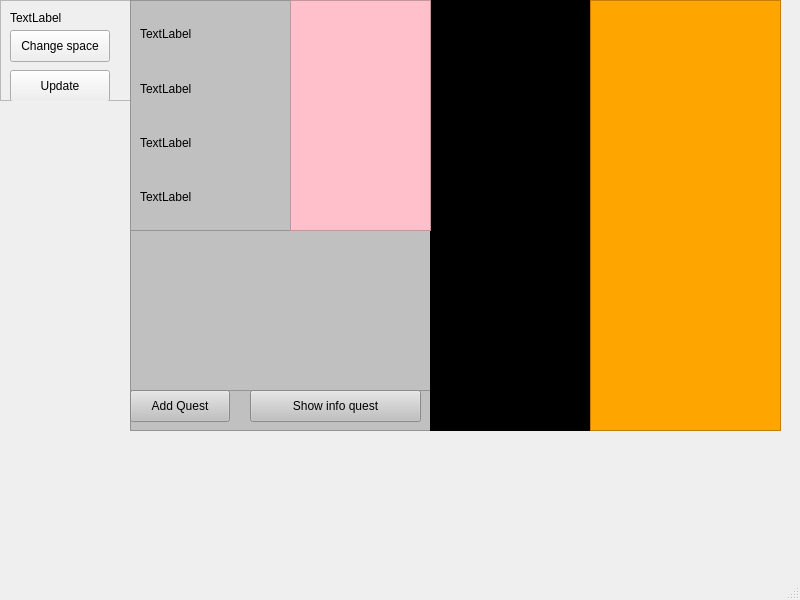
<?xml version="1.0" encoding="UTF-8"?>
<ui version="4.0">
 <class>MainWindow</class>
 <widget class="QMainWindow" name="MainWindow">
  <property name="geometry">
   <rect>
    <x>0</x>
    <y>0</y>
    <width>800</width>
    <height>600</height>
   </rect>
  </property>
  <property name="windowTitle">
   <string>MainWindow</string>
  </property>
  <widget class="QWidget" name="centralwidget">
   <widget class="QFrame" name="frame">
    <property name="geometry">
     <rect>
      <x>0</x>
      <y>0</y>
      <width>141</width>
      <height>101</height>
     </rect>
    </property>
    <property name="frameShape">
     <enum>QFrame::StyledPanel</enum>
    </property>
    <property name="frameShadow">
     <enum>QFrame::Raised</enum>
    </property>
    <widget class="QLabel" name="info">
     <property name="geometry">
      <rect>
       <x>10</x>
       <y>10</y>
       <width>58</width>
       <height>16</height>
      </rect>
     </property>
     <property name="text">
      <string>TextLabel</string>
     </property>
    </widget>
    <widget class="QPushButton" name="change_space">
     <property name="geometry">
      <rect>
       <x>10</x>
       <y>30</y>
       <width>100</width>
       <height>32</height>
      </rect>
     </property>
     <property name="text">
      <string>Change space</string>
     </property>
    </widget>
    <widget class="QPushButton" name="button_update">
     <property name="geometry">
      <rect>
       <x>10</x>
       <y>70</y>
       <width>100</width>
       <height>32</height>
      </rect>
     </property>
     <property name="text">
      <string>Update</string>
     </property>
    </widget>
   </widget>
   <widget class="QStackedWidget" name="spaces">
    <property name="geometry">
     <rect>
      <x>130</x>
      <y>0</y>
      <width>651</width>
      <height>431</height>
     </rect>
    </property>
    <property name="styleSheet">
     <string notr="true">background-color:silver;</string>
    </property>
    <widget class="QWidget" name="RPG_space">
     <widget class="QFrame" name="infoCharacter">
      <property name="geometry">
       <rect>
        <x>0</x>
        <y>0</y>
        <width>161</width>
        <height>231</height>
       </rect>
      </property>
      <property name="frameShape">
       <enum>QFrame::StyledPanel</enum>
      </property>
      <property name="frameShadow">
       <enum>QFrame::Raised</enum>
      </property>
      <layout class="QGridLayout" name="gridLayout">
       <item row="0" column="0">
        <widget class="QLabel" name="HealthLabel">
         <property name="styleSheet">
          <string notr="true">color:black;</string>
         </property>
         <property name="text">
          <string>TextLabel</string>
         </property>
        </widget>
       </item>
       <item row="1" column="0">
        <widget class="QLabel" name="ManaLabel">
         <property name="styleSheet">
          <string notr="true">color:black;
</string>
         </property>
         <property name="text">
          <string>TextLabel</string>
         </property>
        </widget>
       </item>
       <item row="2" column="0">
        <widget class="QLabel" name="LevelLabel">
         <property name="styleSheet">
          <string notr="true">color:black;</string>
         </property>
         <property name="text">
          <string>TextLabel</string>
         </property>
        </widget>
       </item>
       <item row="3" column="0">
        <widget class="QLabel" name="ExperienceLabel">
         <property name="styleSheet">
          <string notr="true">color:black;</string>
         </property>
         <property name="text">
          <string>TextLabel</string>
         </property>
        </widget>
       </item>
      </layout>
     </widget>
     <widget class="QFrame" name="frame_3">
      <property name="geometry">
       <rect>
        <x>0</x>
        <y>230</y>
        <width>301</width>
        <height>201</height>
       </rect>
      </property>
      <property name="frameShape">
       <enum>QFrame::StyledPanel</enum>
      </property>
      <property name="frameShadow">
       <enum>QFrame::Raised</enum>
      </property>
      <widget class="QListWidget" name="QuestList">
       <property name="geometry">
        <rect>
         <x>0</x>
         <y>0</y>
         <width>301</width>
         <height>161</height>
        </rect>
       </property>
      </widget>
      <widget class="QPushButton" name="AddingQuest">
       <property name="geometry">
        <rect>
         <x>0</x>
         <y>160</y>
         <width>100</width>
         <height>32</height>
        </rect>
       </property>
       <property name="styleSheet">
        <string notr="true">color:black;</string>
       </property>
       <property name="text">
        <string>Add Quest</string>
       </property>
      </widget>
      <widget class="QPushButton" name="InfoQuest">
       <property name="geometry">
        <rect>
         <x>120</x>
         <y>160</y>
         <width>171</width>
         <height>32</height>
        </rect>
       </property>
       <property name="styleSheet">
        <string notr="true">color:black;</string>
       </property>
       <property name="text">
        <string>Show info quest</string>
       </property>
      </widget>
     </widget>
     <widget class="QFrame" name="active_item">
      <property name="geometry">
       <rect>
        <x>300</x>
        <y>0</y>
        <width>161</width>
        <height>431</height>
       </rect>
      </property>
      <property name="styleSheet">
       <string notr="true">background-color:black;</string>
      </property>
      <property name="frameShape">
       <enum>QFrame::StyledPanel</enum>
      </property>
      <property name="frameShadow">
       <enum>QFrame::Raised</enum>
      </property>
     </widget>
     <widget class="QFrame" name="inventory_items">
      <property name="geometry">
       <rect>
        <x>460</x>
        <y>0</y>
        <width>191</width>
        <height>431</height>
       </rect>
      </property>
      <property name="styleSheet">
       <string notr="true">background-color:orange;</string>
      </property>
      <property name="frameShape">
       <enum>QFrame::StyledPanel</enum>
      </property>
      <property name="frameShadow">
       <enum>QFrame::Raised</enum>
      </property>
     </widget>
     <widget class="QFrame" name="character_img">
      <property name="geometry">
       <rect>
        <x>160</x>
        <y>0</y>
        <width>141</width>
        <height>231</height>
       </rect>
      </property>
      <property name="styleSheet">
       <string notr="true">background-color:pink;</string>
      </property>
      <property name="frameShape">
       <enum>QFrame::StyledPanel</enum>
      </property>
      <property name="frameShadow">
       <enum>QFrame::Raised</enum>
      </property>
     </widget>
    </widget>
    <widget class="QWidget" name="Note_space"/>
   </widget>
  </widget>
  <widget class="QMenuBar" name="menubar">
   <property name="geometry">
    <rect>
     <x>0</x>
     <y>0</y>
     <width>800</width>
     <height>24</height>
    </rect>
   </property>
  </widget>
  <widget class="QStatusBar" name="statusbar"/>
 </widget>
 <resources/>
 <connections/>
</ui>
